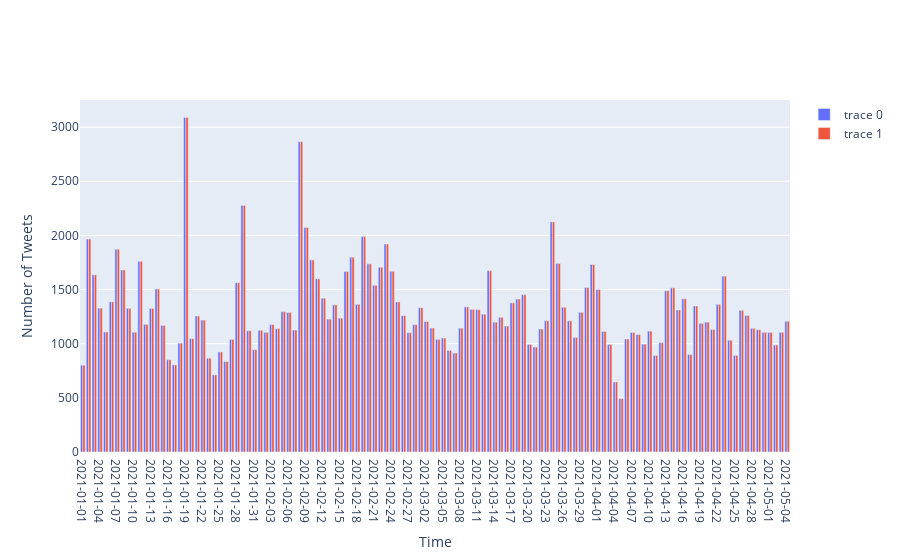

The code cell stored with this chart in its notebook:
### Code cell
import plotly.offline as pyoff
import plotly.graph_objs as go


def plot_Tweets(df, col1, col2, cat, plot_type=go.Scatter):
    plot_data = [
        plot_type(
            x=df[col1],
            y=df[col2],
        )
    ]


    plot_layout = go.Layout(
        xaxis={"type": cat},
    )
    fig = go.Figure(data=plot_data, layout=plot_layout)
    # 添加新的坐标轴
    new_xaxis = go.layout.XAxis(
        title="Time"
    )
    new_yaxis = go.layout.YAxis(
        title="Number of Tweets"
    )

    fig.add_trace(plot_data[0])
    fig.update_xaxes(new_xaxis)
    fig.update_yaxes(new_yaxis)
    pyoff.iplot(fig)


plot_Tweets(bitcoin_daily_tweets, 'Day', 'Tweets', 'category', go.Bar)
